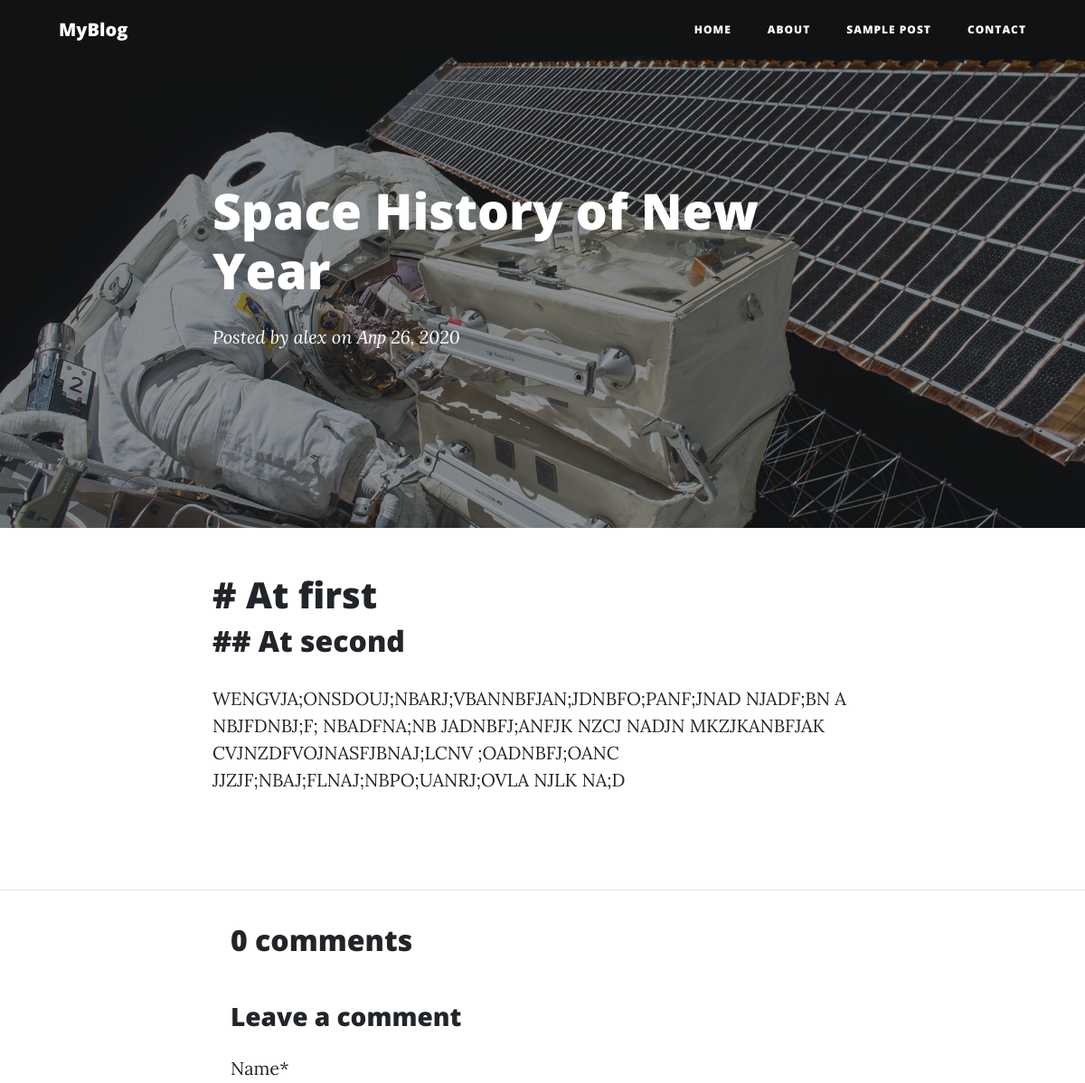
Page /post/5/ (upper part) on the earlier database version.
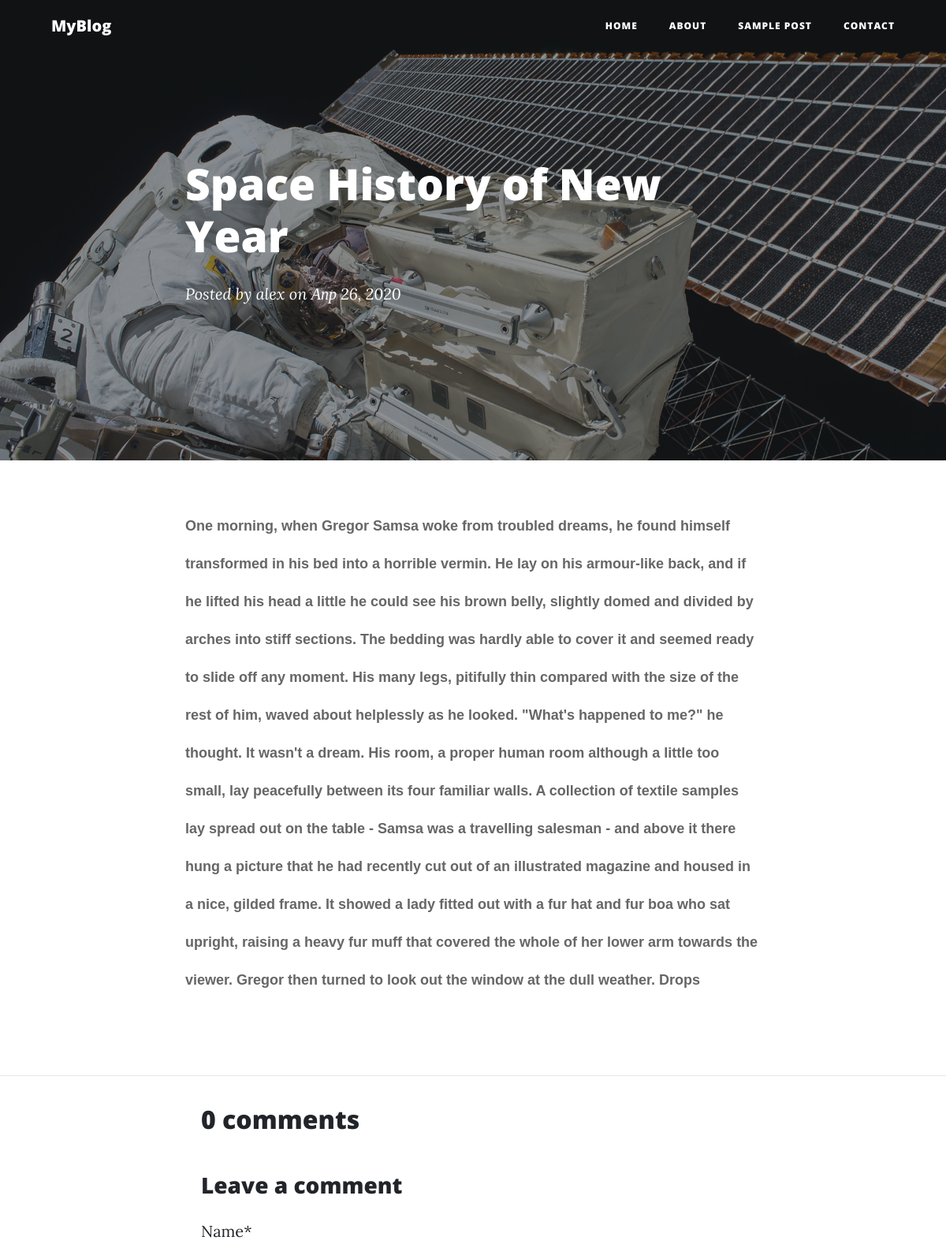
Same page on the later database version.
### blog/models.py (models this page shows, shortened)
class Post(models.Model):
	author = models.ForeignKey(settings.AUTH_USER_MODEL, on_delete=models.CASCADE)
	title = models.CharField(max_length=200)
	description = models.TextField(max_length=200)
	text = models.TextField()
	created_date = models.DateTimeField(default=timezone.now)
	published_date = models.DateTimeField(blank=True, null=True)
	status = models.IntegerField(choices=STATUS, default=0)

### blog/views.py (the view)
# urls.py: path('post/', views.post_rev, name='post_rev'),
def post(request, pk):
	template_name = 'blog/post.html'
	post = get_object_or_404(Post, pk=pk)
	comments = post.comments.filter(active=True)
	new_comment = None
	if request.method == 'POST':
		comment_form = CommentForm(data=request.POST)
		if comment_form.is_valid():
			new_comment = comment_form.save(commit=False)
			new_comment.post = post
			new_comment.save()
	else:
		comment_form = CommentForm()
	context = {
		'post':post,
		'comments':comments,
		'new_comment':new_comment,
		'comment_form':comment_form
	}
	return render(request, template_name, context)

### blog/templates/blog/post.html (shortened to what this page needs)
{% extends 'blog/base_post.html' %}
{% load static %}
{% load crispy_forms_tags %}
{% block title %}{{ post.title }}{% endblock%}
{% block author %}{{ post.author }}{% endblock%}
{% block date %}{{ post.published_date|date:"M d, Y"}}{% endblock%}
{% block content %}
{{ post.text | safe }}
{% endblock %}
{% block comments %}
	<div class="card-body">
		<h2>{{ comments.count }} comments</h2>
	</div>
	<div class="card-body">
		{% if new_comment %}
			<div class="alert alert-success" role="alert">
				Your comment is awaiting moderation
			</div>
			{% else %}
			<h3>Leave a comment</h3>
			<form action="." method="POST" style="margin-top: 1.3em;">
				{{ comment_form | crispy }}
			</form>
		{% endif %}
	</div>
{% endblock comments %}

Differences in the rows shown:
changed Post "Space History of New Year": text "# At first ## At second WENGVJA;ONSDOUJ;NBARJ;VBANNBFJAN;JDNBFO;PANF;JNAD NJADF;BN A NBJFDNBJ;F; NBADFNA;NB JADNBFJ;ANFJK NZCJ NADJN MKZJKANBFJAK CVJNZDFVOJNASFJBNAJ;LCNV ;OADNBFJ;OANC JJZJF;NBAJ;FLNAJ;NBPO;UANRJ;OVLA NJLK NA;D" → "One morning, when Gregor Samsa woke from troubled dreams, he found himself transformed in his bed into a horrible vermin. He lay on his armour-like back, and if he lifted his head a little he could see his brown belly, slightly domed and divided by arches into stiff sections. The bedding was hardly able to cover it and seemed ready to slide off any moment. His many legs, pitifully thin compared with the size of the rest of him, waved about helplessly as he looked. \"What's happened to me?\" he thought. It wasn't a dream. His room, a proper human room although a little too small, lay peacefully between its four familiar walls. A collection of textile samples lay spread out on the table - Samsa…"
